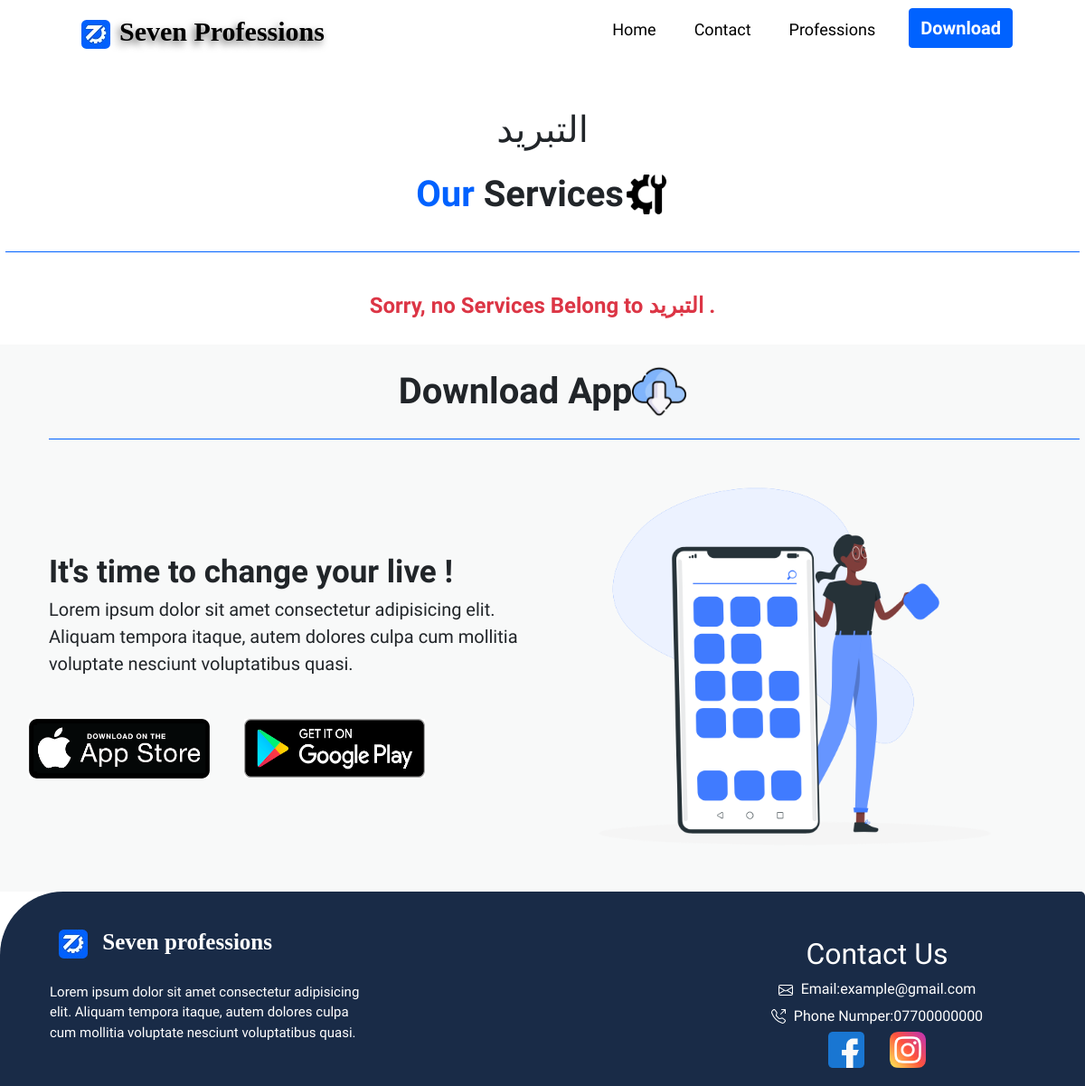
Page /serviceApp/ShowService/3 on the earlier database version.
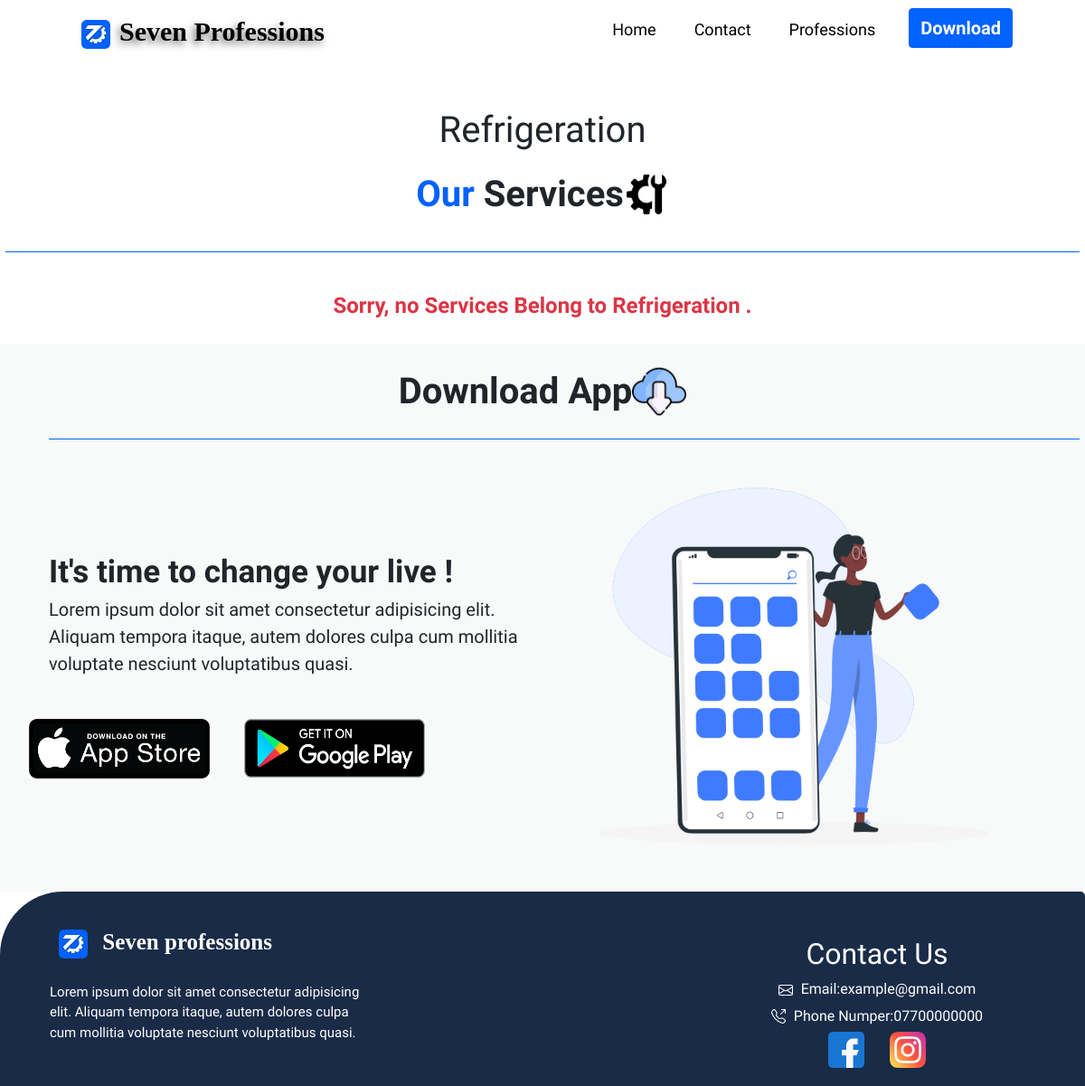
Same page on the later database version.
### serviceApp/models.py (models this page shows, shortened)
class Category (models.Model):
    cat_name= models.CharField(max_length=250,verbose_name='Category Name')
    cat_image=models.ImageField(upload_to='Category_images/', verbose_name="Category Photo",null=True)
    cat_details=models.TextField(null=True, verbose_name='Category Detail')
    class Meta:
        verbose_name = 'Category'
        verbose_name_plural = 'Categories'

### serviceApp/views.py (the view)
# urls.py: path('ShowService/<id>', views.show_service, name='show-service'),
def show_service(request,id):
    ser_obj=Category.objects.get(id=id)
    service = Service.objects.filter(serv_cat=ser_obj)
    category_list = Category.objects.all()
    return render(request, 'serviceApp/ServiceView.html', {'ser_obj': ser_obj, 'service': service , 'category_list':category_list})

### serviceApp/templates/serviceApp/ServiceView.html
{% extends 'serviceApp/layout/base2.html'%}
{% load static %}
{% block service_content%}
<div class="serviceInfo">
  <h1>{{ser_obj.cat_name}}</h1>
</div>
<h1 class="downloadWorld">
  <span style="color:#0062ff;">Our&nbsp;</span><span>Services</span>
  <img class="img2" src="{% static 'img/repair-tool.png' %}">
</h1>
<hr class="line container title text-center wow fadeIn">
<div class="servicess" >
  <div class="container">
    <div class="slide-container" >
      <div class="slide-content">
        <ul class="cards">
          {%for item in service %}
            <li>
              <a href="#" class="card">
                <img src="{{item.serv_Img.url}}" class="card__image" alt="" />
                <div class="card__overlay">
                  <div class="card__header">
                    <svg class="card__arc" xmlns="http://www.w3.org/2000/svg"><path /></svg>
                    <div class="card__header-text">
                      <h3 class="card__title">{{item.serv_name}}</h3>
                    </div>
                  </div>
                  <p class="card__description">{{item.serv_details}}</p>
                </div>
              </a>
            </li>
          {% empty %}
    <li class="text-center fs-4 fw-bold text-danger">Sorry, no Services Belong to {{ser_obj.cat_name}} .</li>
          {%endfor %}
        </ul>
      </div>
    </div>
  </div>
</div>
{%endblock service_content%}

Differences in the rows shown:
changed Category: cat_name "التبريد" → "Refrigeration"
